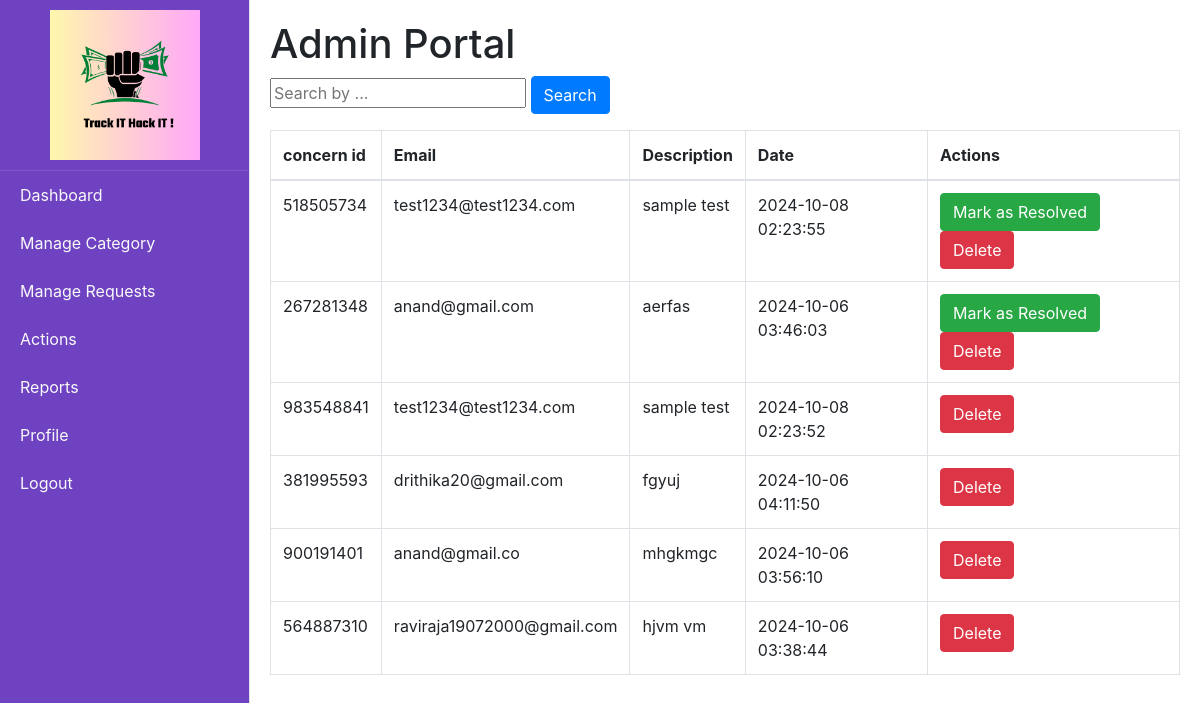
The app's page /admin_request (signed in) with its own data.
### tables this page shows
CREATE TABLE concerns (id INTEGER PRIMARY KEY AUTOINCREMENT, user_id INTEGER, email TEXT NOT NULL, concern TEXT NOT NULL, timestamp DATETIME DEFAULT CURRENT_TIMESTAMP, consern_id TEXT, resolved INTEGER DEFAULT (0));

### app.py (the view)
@app.route('/admin_request', methods=['GET', 'POST'])
@login_required  # Assuming only logged-in users can access this
def admin_request():
    search_query = request.args.get('search_query', '')  # Fetch search query
    sort_by_date = request.args.get('sort_by_date', 'desc')  # Sort by date (default descending)
    query = '''
        SELECT id, email, concern, timestamp, resolved, consern_id
        FROM concerns
        WHERE  (concern LIKE ? OR email LIKE ? OR consern_id LIKE ?)
        ORDER BY resolved asc, timestamp {}'''.format(sort_by_date)
    search_query_param = f'%{search_query}%'  # Search pattern for query
    unresolved_requests = query_db(query, [search_query_param, search_query_param,search_query_param])
    return render_template('admin_request.html', requests=unresolved_requests)

### app.py (called while the page is built)
@login_manager.user_loader
def load_user(user_id):
    return get_user_by_id(user_id)

@app.after_request
def after_request(response):
    response.headers["Cache-Control"] = "no-cache, no-store, must-revalidate"
    return response

@app.context_processor
def inject_unread_notifications():
    if current_user.is_authenticated:
        unread_count = query_db('''
            SELECT COUNT(*)
            FROM notifications
            WHERE user_id = ? AND is_read = 0
        ''', [current_user.id], one=True)
        return dict(unread_count=unread_count[0] if unread_count else 0)
    return dict(unread_count=0)

### database.py (called while the page is built)
def get_db():
    return sqlite3.connect(DATABASE)

def query_db(query, args=(), one=False):
    cur = get_db().execute(query, args)
    rv = cur.fetchall()
    cur.close()
    return (rv[0] if rv else None) if one else rv

def get_user_by_id(user_id):
    conn = sqlite3.connect(DATABASE)
    cursor = conn.cursor()
    cursor.execute('SELECT * FROM users WHERE id = ?', (user_id,))
    user = cursor.fetchone()
    conn.close()
    if user:
        return User(id=user[0], username=user[1], email=user[2], password=user[3])
    return None

### templates/admin_request.html
{% extends "admin_home.html" %}
{% block content %}
<h1>Admin Portal</h1>
<form method="GET" action="{{ url_for('admin_request') }}" class="mb-3">
    <input type="text" name="search_query" placeholder="Search by ..." value="{{ request.args.get('search_query', '') }}">
    <button type="submit" class="btn btn-primary">Search</button>
</form>
<table class="table table-bordered">
    <thead>
        <tr>
            <th> concern id </th>
            <th>Email</th>
            <th>Description</th>
            <th>Date</th>
            <th>Actions</th>
        </tr>
    </thead>
    <tbody>
    {% for request in requests %}
        <tr>
             <td> {{request[5]}}</td>
            <td>{{ request[1] }}</td>
            <td>{{ request[2] }}</td>
            <td>{{ request[3]}}</td>
            <td>
            {%if request[4]==0 %}
                <form method="POST" action="{{ url_for('resolve_request', request_id=request[0]) }}" style="display:inline;">
                    <button type="submit" class="btn btn-success">Mark as Resolved</button>
                </form>
            {% endif %}
                <form method="POST" action="{{ url_for('delete_request', request_id=request[0]) }}" style="display:inline;">
                    <button type="submit" class="btn btn-danger">Delete</button>
                </form>
            </td>
        </tr>
    {% else %}
        <tr><td colspan="4">No requests found</td></tr>
    {% endfor %}
    </tbody>
</table>
{% endblock %}

### records on screen
concerns: consern "518505734", email "test1234@test1234.com", concern "sample test", timestamp "2024-10-08 02:23:55"
concerns: consern "267281348", email "anand@gmail.com", concern "aerfas", timestamp "2024-10-06 03:46:03"
concerns: consern "983548841", email "test1234@test1234.com", concern "sample test", timestamp "2024-10-08 02:23:52"
concerns: consern "381995593", email "drithika20@gmail.com", concern "fgyuj", timestamp "2024-10-06 04:11:50"
concerns: consern "900191401", email "anand@gmail.co", concern "mhgkmgc", timestamp "2024-10-06 03:56:10"
concerns: consern "564887310", email "raviraja19072000@gmail.com", concern "hjvm vm", timestamp "2024-10-06 03:38:44"
